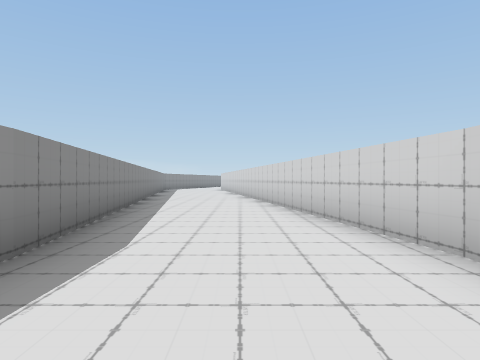
view 1 (above)

14 first-person views from a walk through a 3-D level made in the Unity game engine. The camera is 1.2 m above the floor, looks level and sees 75° across. The floor is counted in squares, 2 m on a side. Each view is taken from the middle of a square. On the plan, view 1 faces up. The plan holds only what a view shows up to about 9 squares ahead; the rest is blank. The place goes on beyond the plan. The player character is not drawn. Some animated figures are not drawn.

view 2
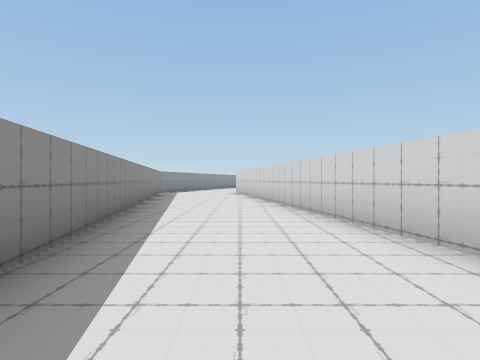

view 3
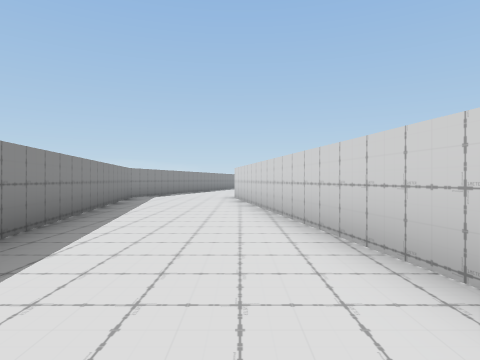

view 4
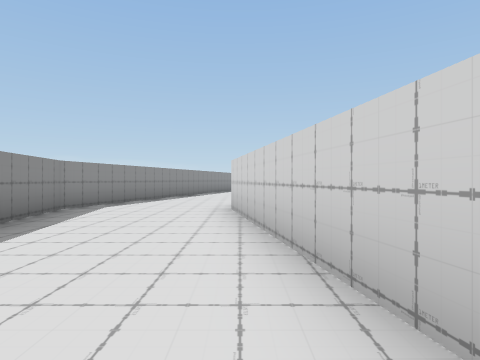

view 5
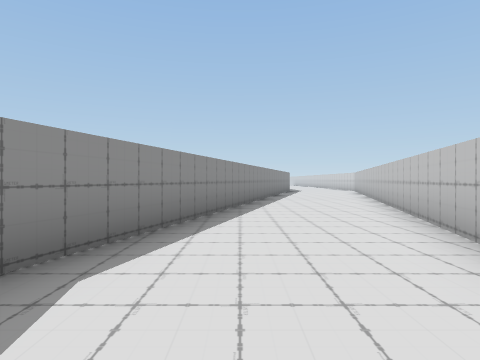

view 6
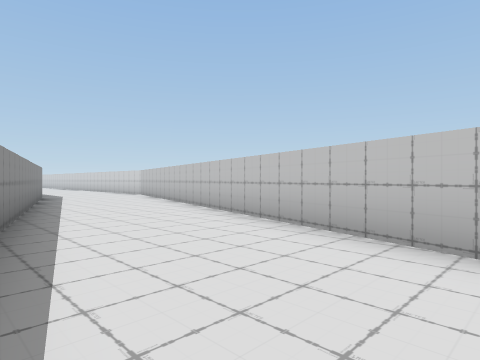

view 7
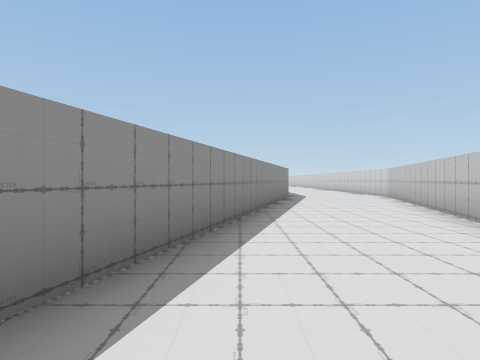

view 8
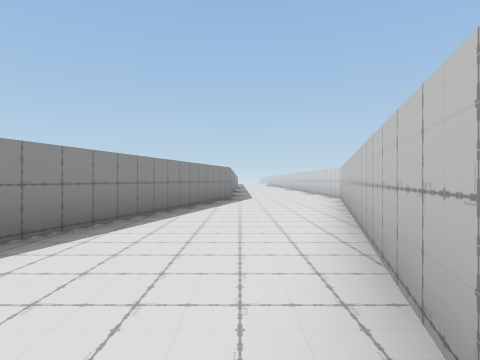

view 9
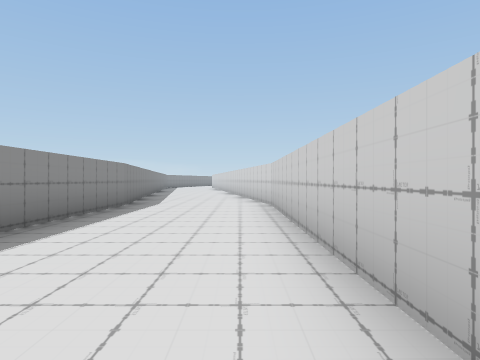

view 10
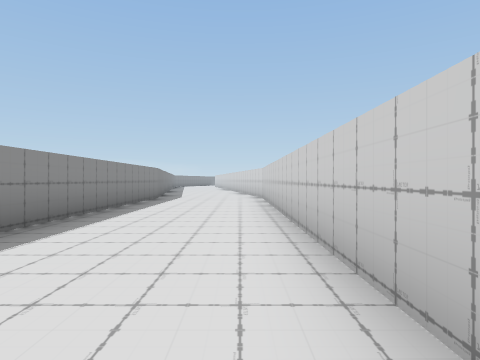

view 11
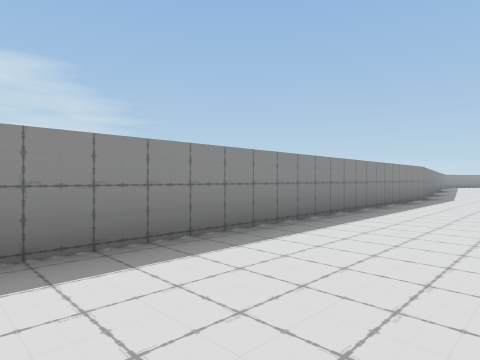

view 12
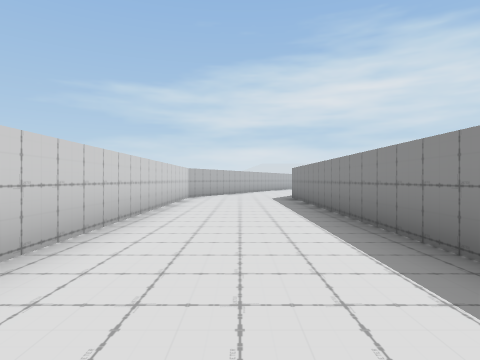

view 13
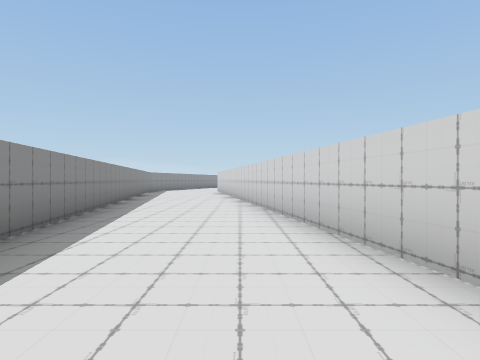

view 14
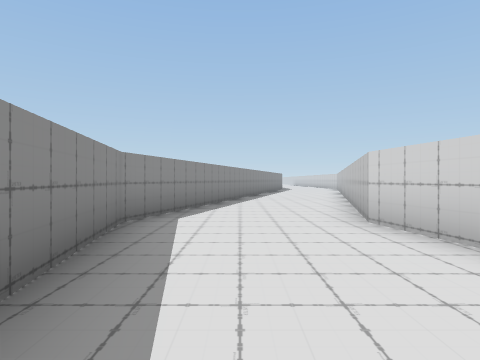

### Floor plan
Points are (right, up) in squares from view 1. A wall is a line through its corners. A room is listed if a view was taken in it or the views show most of it. See-through windows are left out.
Room 1 (views 1, 2, 3, 4, 5, 6, 7, 8, 9, 10, 11, 12, 13, 14)
walls: (-1.8, 2.5) (-1.8, -9.5); (1.8, 2.4) (-1.2, 19.4) (2.7, 33.2); (-0.7, 33.5) (-4.7, 19.4) (-1.7, 2.4); (1.7, -9.5) (1.7, 2.5)

Positions as (right, up) in squares from view 1, and headings:
1: (0, 0), facing up
2: (-1, 5), facing up
3: (-1, 9), facing up
4: (-1, 13), facing up
5: (-3, 18), facing up
6: (-3, 23), facing up-right
7: (-2, 24), facing up
8: (0, 25), facing up
9: (1, -5), facing up
10: (1, -8), facing up
11: (1, -8), facing up-left
12: (0, -1), facing down
13: (0, 3), facing up
14: (-3, 15), facing up
